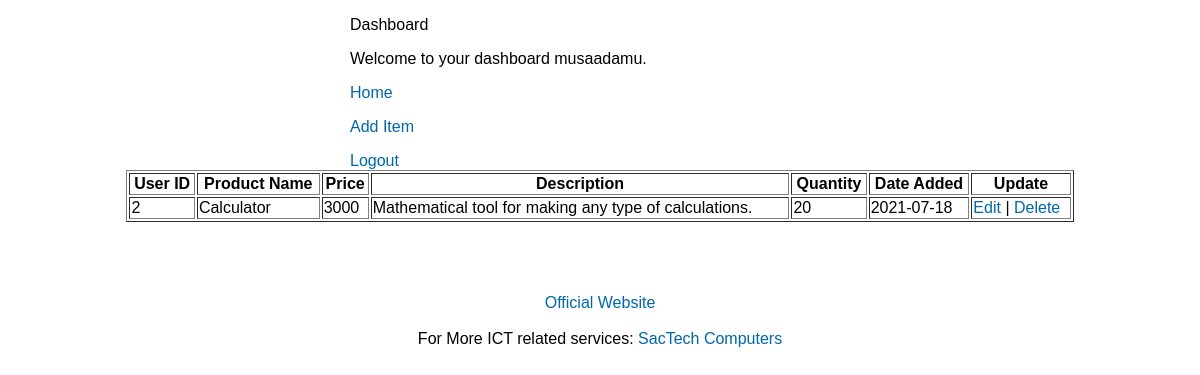
The app's page /dashboard.php (signed in) with its own data.
### tables this page shows
CREATE TABLE `product` (
  `productid` int(10) NOT NULL,
  `userid` int(10) NOT NULL,
  `product_name` varchar(100) NOT NULL,
  `price` int(20) NOT NULL,
  `pdescription` varchar(255) NOT NULL,
  `quantity` int(10) NOT NULL,
  `date_add` date NOT NULL DEFAULT current_timestamp()
);

### dashboard.php (the view, shortened to what this page needs)
<?php
require('db.php');
$uid = $_SESSION['Userid'];
?>
<!DOCTYPE html>
<html>
<head>
<link rel="stylesheet" href="css/style.css" />
</head>
<body>
<div class="form">
<p>Dashboard</p>
<p>Welcome to your dashboard <?php echo $_SESSION['username']; ?>.</p>
<p><a href="index.php">Home</a></p>
<p><a href="additem.php">Add Item</a></p>
<a href="logout.php">Logout</a>
</div>
<div align="center">
        <div>
                <table width='80%' border=1>
                <tr>
                <th>User ID</th><th>Product Name</th> <th>Price</th> <th>Description</th> <th>Quantity</th><th>Date Added</th> <th>Update</th>
                </tr>
                <?php
                $result = mysqli_query($con, "SELECT * FROM product WHERE userid='$uid'");
                while($product_data = mysqli_fetch_array($result)) {
                    echo "<tr>";
                    echo "<td>".$product_data['userid']."</td>";
                    echo "<td>".$product_data['product_name']."</td>";
                    echo "<td>".$product_data['price']."</td>";
                    echo "<td>".$product_data['pdescription']."</td>";
                    echo "<td>".$product_data['quantity']."</td>";
                    echo "<td>".$product_data['date_add']."</td>";
                    echo "<td><a href='edit.php?id=$product_data[productid]'>Edit</a> | <a href='delete.php?id=$product_data[productid]'>Delete</a></td></tr>";
                }
                ?>
                </table>
        </div>
<br /><br /><br /><br />
<a href="https://www.sactechcomputers.com.ng/">Official Website</a> <br /><br />
For More ICT related services: <a href="http://www.sactechcomputers.com.ng/">SacTech Computers</a>
</div>
</body>
</html>

### css/style.css (style rules this page uses)
body { font-family: Arial, Sans-Serif; }
a { color: #0067ab; text-decoration: none; }
.form { width: 500px; margin: 0 auto; }

### records on screen
product: userid "2", product_name "Calculator", price "3000", pdescription "Mathematical tool for making any type of calculations.", quantity "20", date_add "2021-07-18"

### other values on screen
$_SESSION['username'] "musaadamu"
